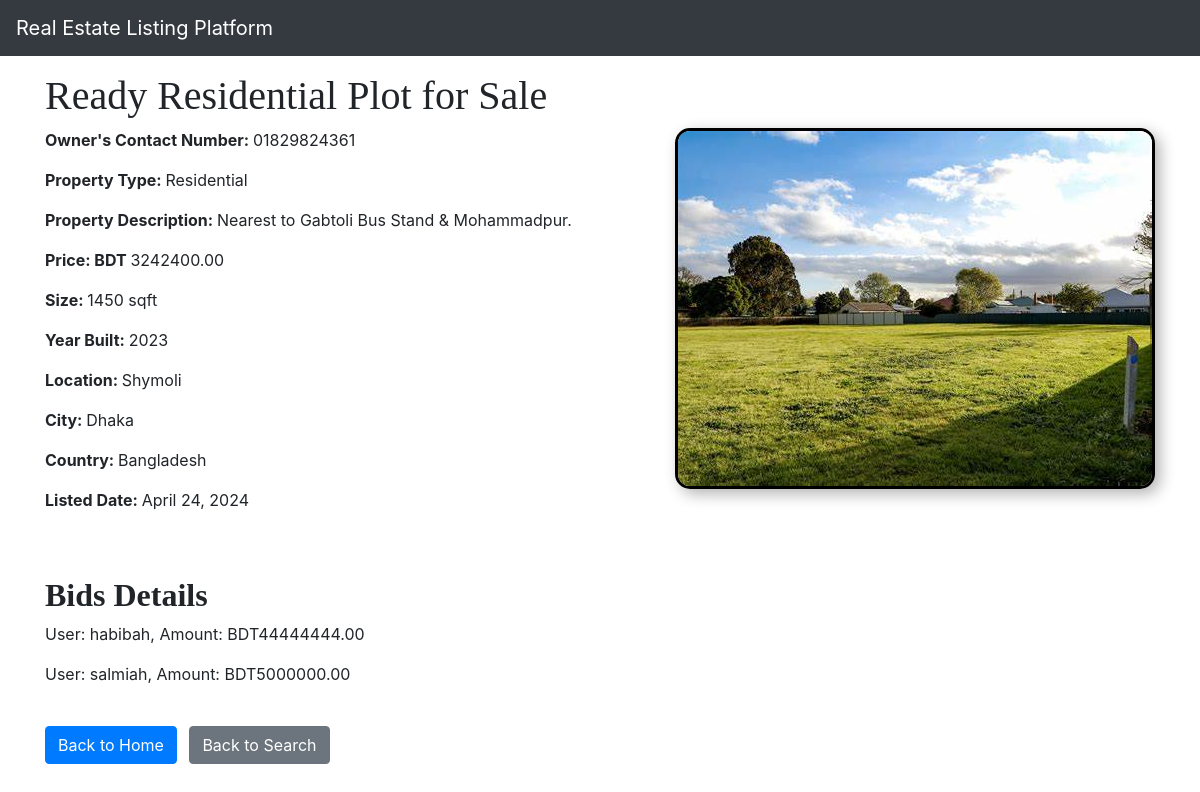
Page /details/16 on the committed database.
### platforms/models.py (models this page shows, shortened)
class Platform(models.Model):
    property_type_choices = [
        ('Residential', 'Residential'),
        ('Commercial', 'Commercial'),
        ('Land', 'Land'),
        ('Industrial', 'Industrial'),
        ('Special Purpose', 'Special Purpose')
    ]
    owner_contact_number = models.CharField(max_length=15, blank=True, null=True)
    title = models.CharField(max_length=100)
    description = models.TextField(default="This Property is mindblowing!")
    property_type = models.CharField(max_length=20, choices=property_type_choices)
    price = models.DecimalField(max_digits=10, decimal_places=2)
    size_sqft = models.PositiveIntegerField()
    year_built = models.PositiveIntegerField()
    location = models.CharField(max_length=100)
    city = models.CharField(max_length=50)
    country = models.CharField(max_length=50)
    listed_date = models.DateField(auto_now_add=True)
    image = models.ImageField(default='houses.png', blank=True)

class Bid(models.Model):
    user = models.ForeignKey(User, on_delete=models.CASCADE)
    property = models.ForeignKey(Platform, on_delete=models.CASCADE, related_name='bids')
    amount = models.DecimalField(max_digits=10, decimal_places=2)
    bid_status = models.CharField(max_length=20, choices=[
        ('Pending', 'Pending'),
        ('Accepted', 'Accepted'),
        ('Rejected', 'Rejected')
    ], default='Pending')
    date_placed = models.DateTimeField(auto_now_add=True)

### mysite/views.py (the view)
# urls.py: path('details/<int:property_id>', views.details, name='details'),
def details(request, property_id):
    platform = get_object_or_404(Platform, pk=property_id)
    bids = platform.bids.all().select_related('user')
    return render(request, 'details.html', {
    "platform": platform,  'bids': bids,
  })

### templates/details.html (shortened to what this page needs)
<!DOCTYPE html>
<html lang="en">
<head>
    <link rel="stylesheet" href="https://cdn.jsdelivr.net/npm/bootstrap@4.3.1/dist/css/bootstrap.min.css">
      <link rel="stylesheet" href="https://stackpath.bootstrapcdn.com/bootstrap/4.3.1/css/bootstrap.min.css">
    <link rel="stylesheet" href="https://use.fontawesome.com/releases/v5.8.1/css/all.css">
</head>
<body>
   <nav class="navbar navbar-expand-md navbar-dark bg-dark fixed-top">
    <a class="navbar-brand" href="#">Real Estate Listing Platform</a>
</nav>
<br> <br>
    <div class="container mt-4">
        <h1 style = "font-family: 'Montserrat';" >{{ platform.title }}</h1>
        <img src="{{ platform.image.url }}" alt="Property Image" align= "right" class="bordered-image"  style="max-width: 50%; height: 50%;  border: 3px solid black;  border-radius: 15px; box-shadow: 5px 5px 15px rgba(0, 0, 0, 0.3); ">
         <p><strong>Owner's Contact Number: </strong> {{ platform.owner_contact_number }}</p>
        <p><strong>Property Type: </strong> {{ platform.property_type }}</p>
         <p><strong>Property Description: </strong> {{ platform.description }}</p>
        <p><strong>Price: BDT </strong> {{ platform.price }}</p>
        <p><strong>Size: </strong> {{ platform.size_sqft }} sqft</p>
        <p><strong>Year Built: </strong> {{ platform.year_built }}</p>
        <p><strong>Location: </strong> {{ platform.location }}</p>
        <p><strong>City: </strong> {{ platform.city }}</p>
        <p><strong>Country: </strong> {{ platform.country }}</p>
        <p><strong>Listed Date: </strong> {{ platform.listed_date }}</p>
        <br> <br>
        <h2 style = "font-family: 'Montserrat';"><b>Bids Details</b></h2>
    <div id="bids">
        {% for bid in bids %}
            <p>User: {{ bid.user.username }}, Amount: BDT{{ bid.amount }}</p>
        {% endfor %}
    </div>
        <br>
            <a href="{% url 'home' %}" class="btn btn-primary">Back to Home</a>
            <a href="{% url 'search' %}" class="btn btn-secondary ml-2">Back to Search</a>
    </div>
</body>
</html>

### rows in the picture
Platform: title "Ready Residential Plot for Sale", image (picture), owner_contact_number "01829824361", property_type "Residential", description "Nearest to Gabtoli Bus Stand & Mohammadpur.", price "3242400.00", size_sqft "1450", year_built "2023", location "Shymoli", city "Dhaka", country "Bangladesh", listed_date "April 24, 2024"
Bid: user.username "habibah", amount "44444444.00"
Bid: user.username "salmiah", amount "5000000.00"
